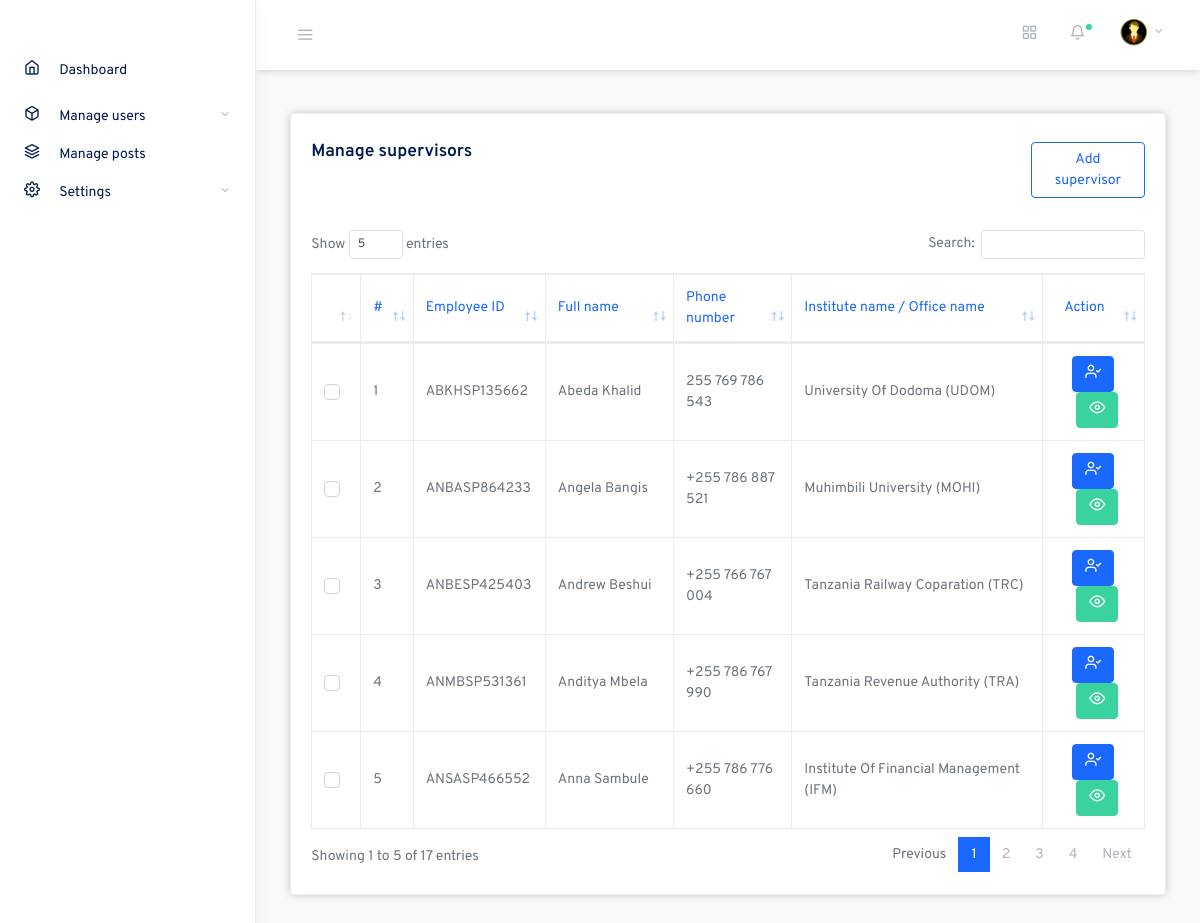
Page /admin/manageSupervisor.php (signed in) on the committed database.
### tables this page shows
CREATE TABLE `supervisor` (
  `employeeID` varchar(50) NOT NULL,
  `firstName` varchar(30) NOT NULL,
  `lastName` varchar(30) NOT NULL,
  `phoneNumber` varchar(20) NOT NULL,
  `officeName` varchar(80) NOT NULL
);

### app/dbConnection.php (called while the page is built, shortened)
<?php
    $id = uniqid()."::". md5(microtime())."::".date('d.m.Yh:i:s')."::".password_hash(microtime(), PASSWORD_DEFAULT)."::".sha1(microtime());
?>

### admin/manageSupervisor.php (the view, shortened to what this page needs)
<?php
    include "inc/header.php";
?>
  <body class="vertical  light  ">
    <div class="wrapper">
     <?php
        include "inc/topHeader.php";
        include "inc/sideBar.php";
     ?>
<main role="main" class="main-content">
        <div class="container-fluid">
          <div class="row justify-content-center">
            <div class="col-12">
              <div class="row my-4">
                <div class="col-md-12">
                  <div class="card " style="box-shadow: 0 0 .5rem rgba(0, 0, 0, .2); ">
                    <div class="card-body">
                    <div class="row mt-2 mb-4">
                        <div class="col-md-10"><h5 class="card-title ">Manage supervisors </h5></div>
                        <div class="col-md-2">
                            <a href="registerSupervisor.php" class="btn mb-2 btn-outline-primary">Add supervisor</a>
                        </div>
                    </div>
                      <table class="table datatables table-bordered table-hover" id="dataTable-1">
                        <thead>
                          <tr >
                            <th></th>
                            <th class="text-primary">#</th>
                            <th class="text-primary">Employee ID</th>
                            <th class="text-primary">Full name</th>
                            <th class="text-primary">Phone number</th>
                            <th class="text-primary">Institute name / Office name</th>
                            <th class="text-primary text-center">Action</th>
                          </tr>
                        </thead>
                        <tbody>
                          <?php
                                $no = 1;
                                $supervisor = $con->prepare("select * from supervisor ");
                                $supervisor->execute();
                                while ($row = $supervisor->fetch(PDO::FETCH_OBJ))
                                {
                          ?>
                                <tr>
                                  <td>
                                    <div class="custom-control custom-checkbox">
                                    </div>
                                  </td>
                                  <td><?php echo $no ; ?></td>
                                  <td><?php echo $row->employeeID; ?></td>
                                  <td><?php echo ucwords($row->firstName." ".$row->lastName); ?></td>
                                  <td><?php echo $row->phoneNumber; ?></td>
                                  <td><?php echo ucwords($row->officeName); ?></td>
                                  <td class="text-center">
                                      <a href="registerSupervisor.php?edit=<?php echo $id; ?>&s=<?php echo $row->employeeID; ?> &f=<?php echo $row->firstName; ?> &l=<?php echo $row->lastName; ?>&p=<?php echo $row->phoneNumber; ?>&i=<?php echo $row->officeName; ?>" title="change supervisor details" class=" btn btn-primary"><span class="fe fe-user-check fe-16"></span></a>
                                      <a href="privilage.php?pre=<?php echo $id;  ?>&f=<?php echo $row->firstName; ?>&l=<?php echo $row->lastName; ?>&s=<?php echo $row->employeeID; ?>" title="change supervisor privillage" class="btn btn-success text-white ml-2"><span class="fe fe-eye fe-16"></span></a>
                                  </td>
                                </tr>
                          <?php $no +=1; } ?>
                        </tbody>
                      </table>
                    </div>
                  </div>
                </div>
              </div>
            </div>
          </div>
        </div>
      </main>
    </div>
  </body>
</html>

### assets/css/feather.css (style rules this page uses)
.fe { font-family: "feather" !important; speak: none; font-style: normal; font-weight: normal; font-variant: normal; text-transform: none; line-height: 1; -webkit-font-smoothing: antialiased; -moz-osx-font-smoothing: grayscale; }
.fe-16 { font-size: 16px; }
.fe-eye:before { content: ""; }
.fe-user-check:before { content: ""; }

### rows in the picture
supervisor: employeeID "ABKHSP135662", firstName+lastName "Abeda Khalid", phoneNumber "255 769 786 543", officeName "University Of Dodoma (UDOM)"
supervisor: employeeID "ANBASP864233", firstName+lastName "Angela Bangis", phoneNumber "+255 786 887 521", officeName "Muhimbili University (MOHI)"
supervisor: employeeID "ANBESP425403", firstName+lastName "Andrew Beshui", phoneNumber "+255 766 767 004", officeName "Tanzania Railway Coparation (TRC)"
supervisor: employeeID "ANMBSP531361", firstName+lastName "Anditya Mbela", phoneNumber "+255 786 767 990", officeName "Tanzania Revenue Authority (TRA)"
supervisor: employeeID "ANSASP466552", firstName+lastName "Anna Sambule", phoneNumber "+255 786 776 660", officeName "Institute Of Financial Management (IFM)"
